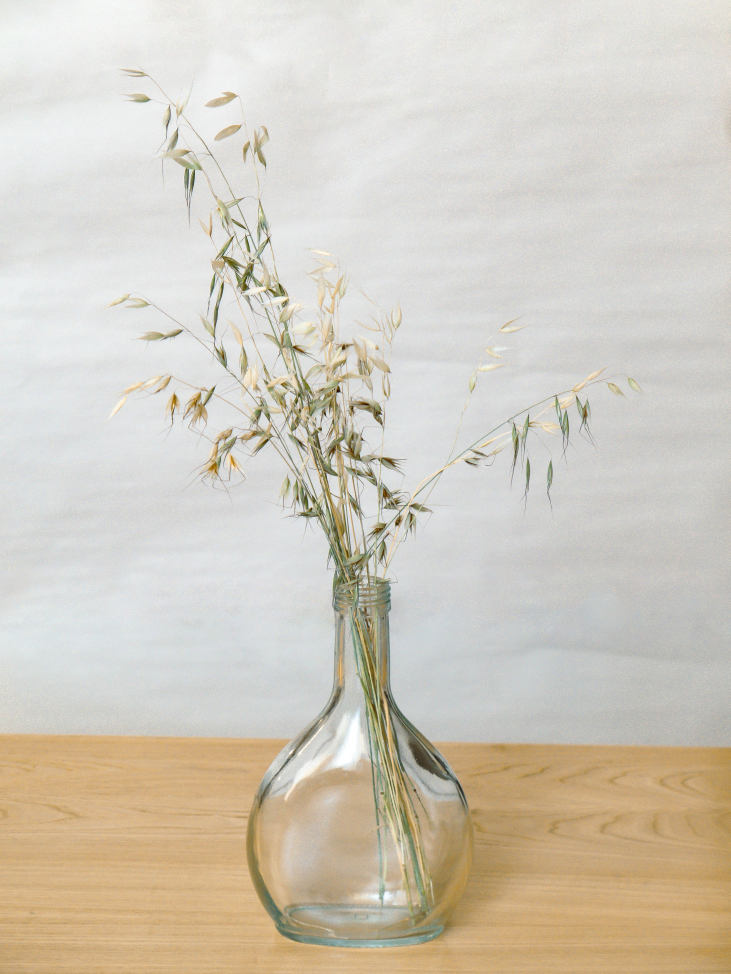
#> input picture assets/mood/glass_oats_src.jpg, 2922 x 3896 px (shown at 1/4 size); its folder holds only this picture in this run
$ python -i mockup.py   (imports and definitions only)
#> lines starting #> are read from the running program, lines starting #| are printed output that depends on the picture; after the words box and inside, x2 and y2 are one past the last pixel; in counts of white or black regions, pixels touching at a corner belong together
#!/usr/bin/env python3
"""
mockup.py - composite a finished print into a framed wall scene (2000x2000).

Fully procedural and deterministic: a soft warm-wall gradient with a gentle
top light, a matted dark frame with a drop shadow, the print placed in the mat
opening (aspect preserved, never distorted), and a faint glass glare. No
external or photographic assets, so it is license-clean.
"""
from __future__ import annotations

import hashlib
from pathlib import Path

from PIL import Image, ImageDraw, ImageFilter, ImageOps

SIZE = 2000
SCENES = Path(__file__).resolve().parent / "assets" / "scenes"
# where the framed print sits on a scene's wall (fractions of the scene image)
SCENE_REGION = {"cx": 0.48, "bottom": 0.695, "width": 0.40, "frame": 0.011, "mat": 0.005}
# per-scene overrides so the frame always hangs clear on the wall (furniture
# lines differ between rooms). Keys are scene filenames; only the changed keys.
SCENE_REGIONS = {
    "room3_boho.png":  {"cx": 0.47, "bottom": 0.575, "width": 0.375},
    "room4_moody.png": {"cx": 0.585, "bottom": 0.625, "width": 0.355},
}


def _scenes():
    return (sorted(SCENES.glob("*.png")) + sorted(SCENES.glob("*.jpg"))) if SCENES.exists() else []


def _pick(key: str, n: int) -> int:
    # deterministic per output name, evenly distributed across scenes
    return int(hashlib.md5(str(key).encode()).hexdigest(), 16) % n if n else 0


# [41 lines left out: function _scene_compose, not called in this run]


def _wall(w: int, h: int) -> Image.Image:
    top, bot = (226, 222, 214), (197, 191, 181)
    col = Image.new("RGB", (1, h))
    px = col.load()
    for y in range(h):
        t = y / (h - 1)
        px[0, y] = tuple(round(top[i] + (bot[i] - top[i]) * t) for i in range(3))
    wall = col.resize((w, h)).convert("RGBA")
    # soft light pooled near the top-centre
    light = Image.new("L", (w, h), 0)
    ImageDraw.Draw(light).ellipse([w * 0.10, -h * 0.25, w * 0.90, h * 0.62], fill=80)
    light = light.filter(ImageFilter.GaussianBlur(w * 0.12))
    glow = Image.new("RGBA", (w, h), (255, 250, 240, 255))
    return Image.composite(glow, wall, light)


def composite(print_png, out_path, size=None) -> Path:
    """Place the print in a room mockup. Uses a photographic scene from
    assets/scenes/ if any exist (framed on the wall); otherwise a procedural wall.

    `size`=(w,h) forces exact output dims (e.g. a 2:3 pin); None keeps the scene's
    aspect (a 2:3-ish room photo) for the listing hero image."""
#> called with print_png = 'assets/mood/glass_oats_src.jpg', out_path = 'out.png'
    scenes = _scenes()
    if scenes:
        scene = scenes[_pick(Path(out_path).stem, len(scenes))]
        img = _scene_compose(print_png, scene, long_edge=(max(size) if size else 1600),
                             region=SCENE_REGIONS.get(scene.name))
        if size:
            img = ImageOps.fit(img, size, Image.LANCZOS)
        out_path = Path(out_path)
        img.save(out_path, "PNG")
        return out_path

    W, H = size or (SIZE, SIZE)
    m = min(W, H)
    print_img = Image.open(print_png).convert("RGB")
#> print_img is the input picture: PIL image 2922x3896 RGB; mean R, G, B 209.9, 203.1, 190.1
    ratio = print_img.height / print_img.width  # ~1.414 (A-series portrait)
#> ratio = 1.33

    scene = _wall(W, H)
#> in _wall, `wall = col.resize((w, h)).convert("RGBA")`:
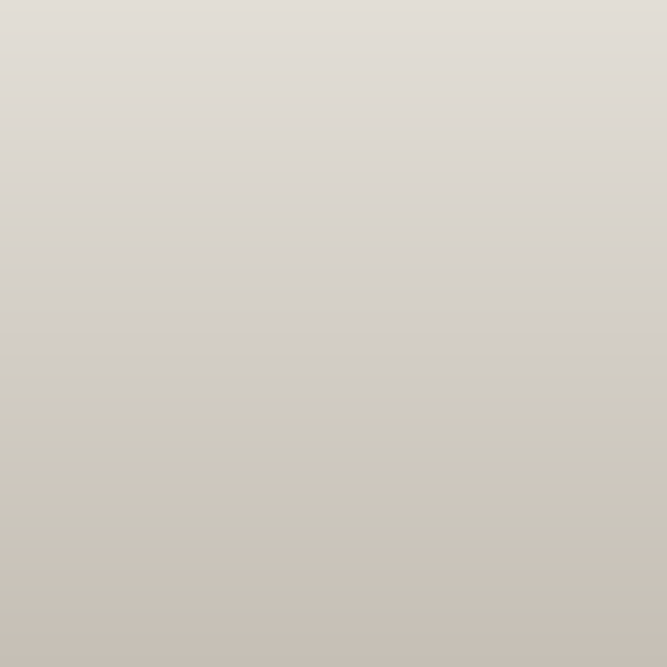
#> wall: PIL image 2000x2000 RGBA (shown at 1/3 size); mean R, G, B, A 211.5, 206.5, 197.5, 255
#> in _wall, `light = Image.new("L", (w, h), 0)`: light: PIL image 2000x2000 L; every value is 0
#> in _wall, `ImageDraw.Draw(light).ellipse([w * 0.10, -h * 0.25, w * 0.90, h * 0.62..`:
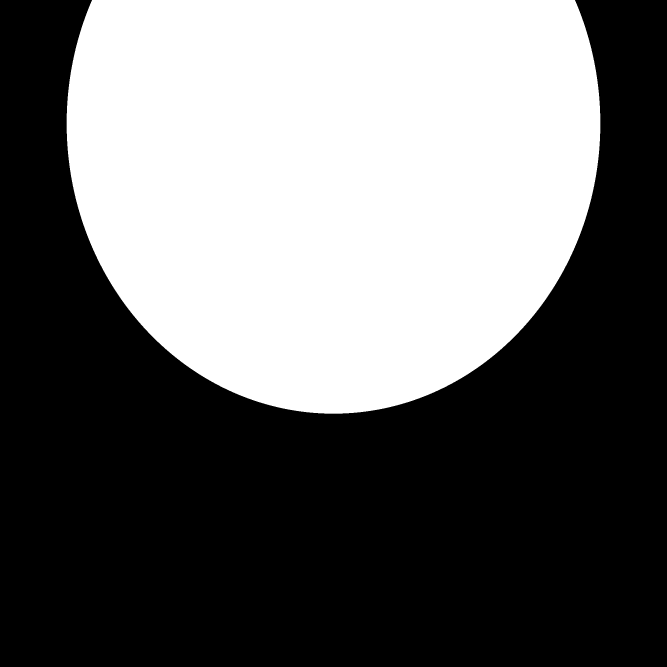
#> light: PIL image 2000x2000 L (shown at 1/3 size); values 0 (black) and 80 (white), 41.7% white; 1 white region, box (x1, y1, x2, y2) and area: (200, 0, 1801, 1241) 1669207
#> in _wall, `light = light.filter(ImageFilter.GaussianBlur(w * 0.12))`:
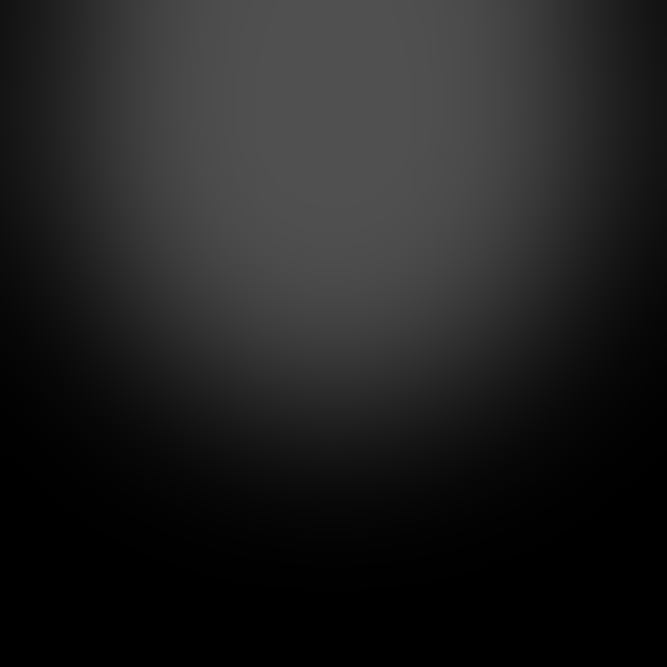
#> light: PIL image 2000x2000 L (shown at 1/3 size); min 0, max 80, mean 32.7
#> in _wall, `glow = Image.new("RGBA", (w, h), (255, 250, 240, 255))`:
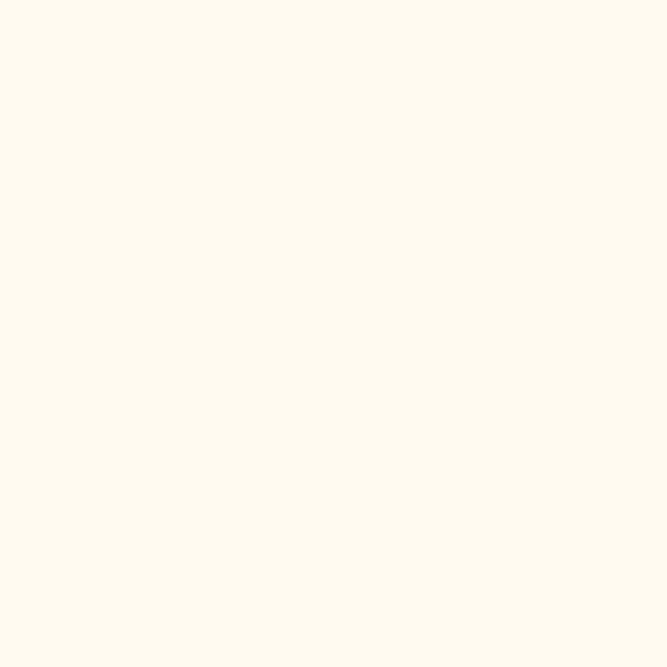
#> glow: PIL image 2000x2000 RGBA (shown at 1/3 size); mean R, G, B, A 255, 250, 240, 255
    draw = ImageDraw.Draw(scene)

    ph = int(H * 0.62)
    pw = int(ph / ratio)
#> pw = 930
    mat = int(m * 0.045)
    frame_w = int(m * 0.018)
    outer_w = pw + 2 * mat + 2 * frame_w
#> outer_w = 1182
    outer_h = ph + 2 * mat + 2 * frame_w
    ox = (W - outer_w) // 2
#> ox = 409
    oy = int(H * 0.10)

    # drop shadow (offset + blurred)
    shadow = Image.new("RGBA", (W, H), (0, 0, 0, 0))
#> shadow: PIL image 2000x2000 RGBA; every value is 0
    off = int(m * 0.010)
    ImageDraw.Draw(shadow).rectangle(
        [ox + off, oy + off, ox + outer_w + off, oy + outer_h + off], fill=(0, 0, 0, 120))
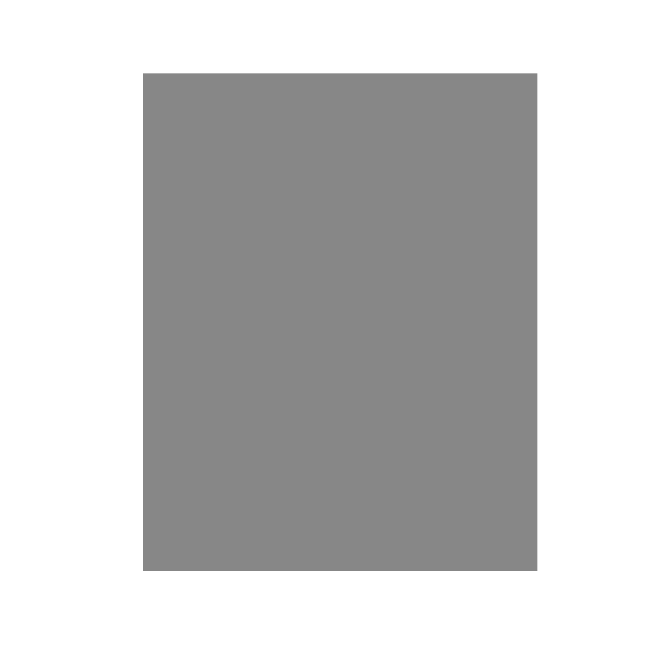
#> shadow: PIL image 2000x2000 RGBA (shown at 1/3 size); mean R, G, B, A 0, 0, 0, 53; transparent parts drawn white
    scene.alpha_composite(shadow.filter(ImageFilter.GaussianBlur(m * 0.012)))
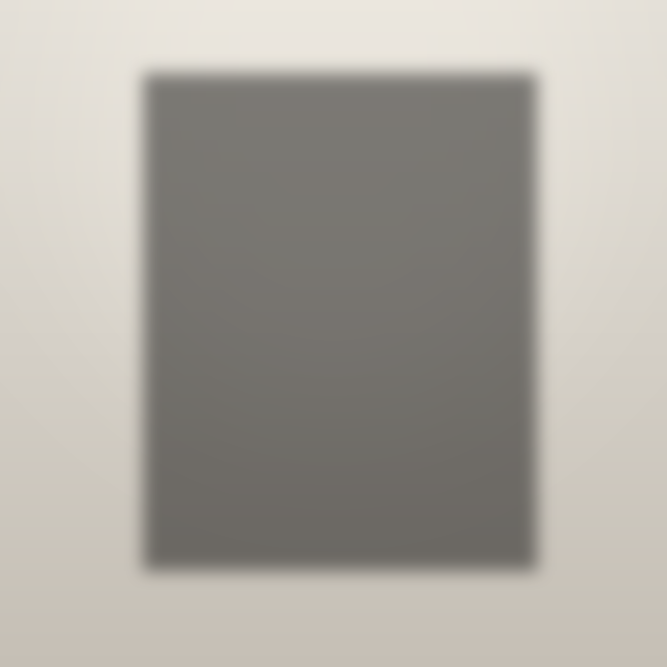
#> scene: PIL image 2000x2000 RGBA (shown at 1/3 size); mean R, G, B, A 170.8, 166.8, 159.5, 255

    # frame (dark) -> mat (cream) -> print
    draw.rectangle([ox, oy, ox + outer_w, oy + outer_h], fill=(40, 33, 29, 255))
    draw.rectangle([ox + frame_w, oy + frame_w,
                    ox + outer_w - frame_w, oy + outer_h - frame_w], fill=(246, 243, 236, 255))
    px0, py0 = ox + frame_w + mat, oy + frame_w + mat
#> px0 = 535; py0 = 326
    scene.paste(print_img.resize((pw, ph), Image.LANCZOS), (px0, py0))
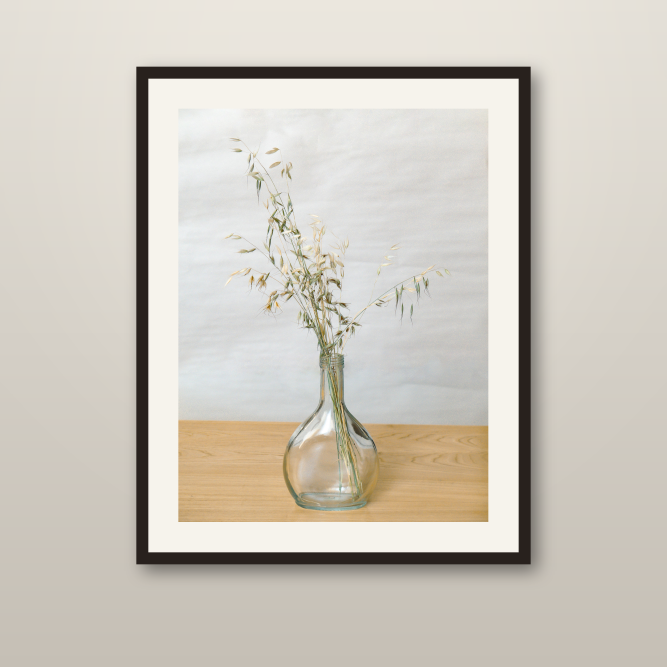
#> scene: PIL image 2000x2000 RGBA (shown at 1/3 size); mean R, G, B, A 206.2, 200.8, 191.1, 255
    draw.rectangle([px0 - 2, py0 - 2, px0 + pw + 2, py0 + ph + 2], outline=(208, 203, 194, 255), width=3)

    # subtle glass glare across the top-left of the glazing
    glare = Image.new("RGBA", (W, H), (0, 0, 0, 0))
    ImageDraw.Draw(glare).polygon(
        [(px0, py0), (px0 + pw * 0.5, py0), (px0, py0 + ph * 0.6)], fill=(255, 255, 255, 24))
    scene.alpha_composite(glare)

    out_path = Path(out_path)
    scene.convert("RGB").save(out_path, "PNG")
    return out_path

>>> result = composite('assets/mood/glass_oats_src.jpg', 'out.png')
